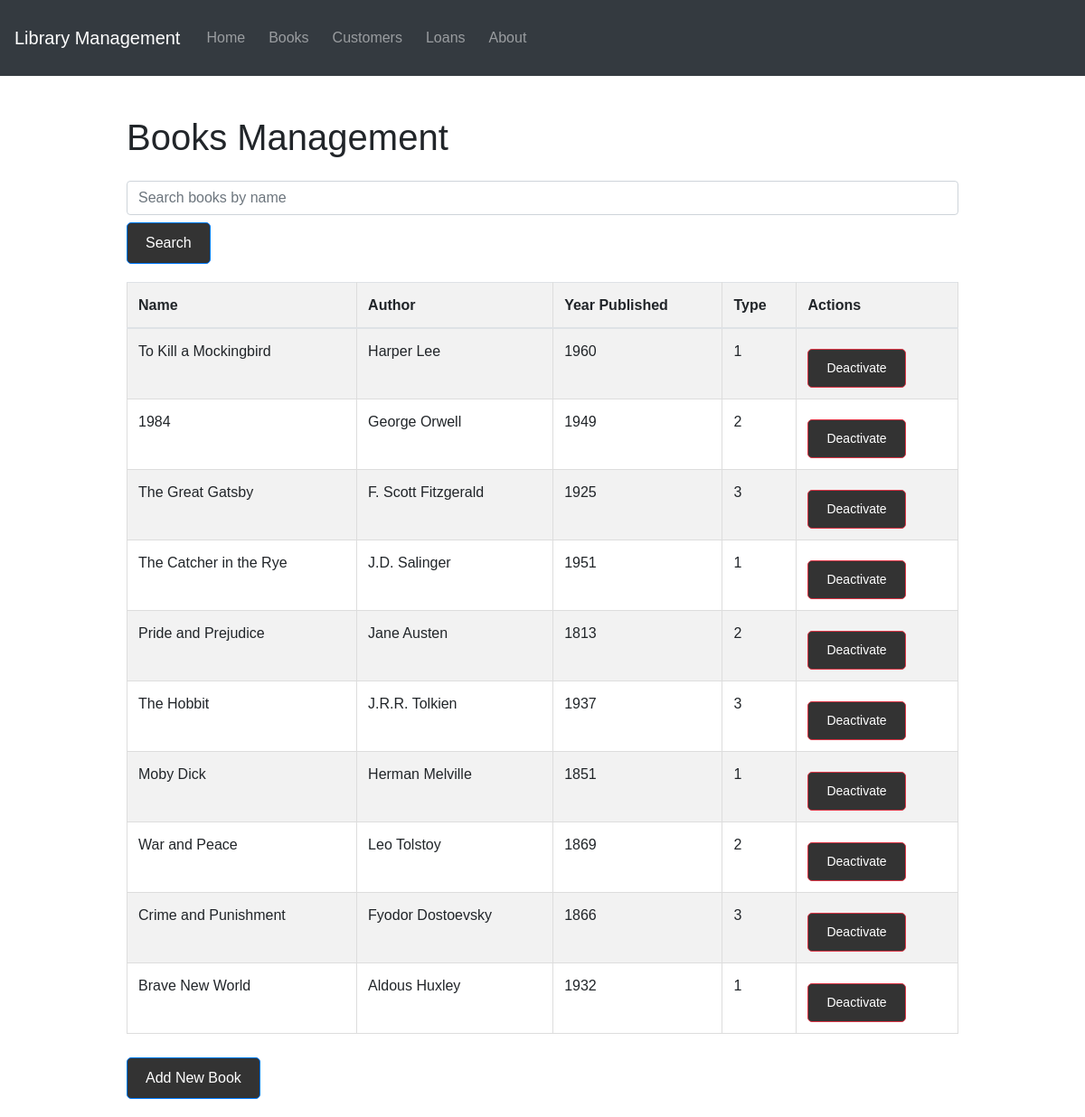
/web/books, run on the app's committed database.
### models.py (models this page shows)
class Book(db.Model):
    book_id = db.Column(db.Integer, primary_key=True)
    name = db.Column(db.String(100), nullable=False)
    author = db.Column(db.String(100), nullable=False)
    year_published = db.Column(db.Integer, nullable=False)
    book_type = db.Column(db.Integer, nullable=False)
    is_active = db.Column(db.Boolean, default=True)
    loans = db.relationship('Loan', back_populates='book')

### routes.py (the view)
@app.route('/web/books')
def web_books():
    try:
        books = Book.query.filter_by(is_active=True).all()
        return render_template('books.html', books=books)
    except Exception as e:
        logger.error(f"Error in web_books route: {str(e)}")
        return "An error occurred", 500

### templates/books.html (shortened to what this page needs)
{% extends "base.html" %}
{% block content %}
<h1 class="mb-4">Books Management</h1>
<div class="mb-3">
    <input type="text" id="bookSearch" class="form-control" placeholder="Search books by name">
    <button onclick="searchBooks()" class="btn btn-primary mt-2">Search</button>
</div>
<table id="booksTable" class="table table-striped">
    <thead>
        <tr>
            <th>Name</th>
            <th>Author</th>
            <th>Year Published</th>
            <th>Type</th>
            <th>Actions</th>
        </tr>
    </thead>
    <tbody>
        {% for book in books %}
        <tr>
            <td>{{ book.name }}</td>
            <td>{{ book.author }}</td>
            <td>{{ book.year_published }}</td>
            <td>{{ book.book_type }}</td>
            <td>
                <button onclick="deactivateBook({{ book.book_id }})" class="btn btn-danger btn-sm">Deactivate</button>
            </td>
        </tr>
        {% endfor %}
    </tbody>
</table>
<button type="button" class="btn btn-primary" data-toggle="modal" data-target="#addBookModal">
    Add New Book
</button>
{% endblock %}

### templates/base.html (shortened to what this page needs)
<!DOCTYPE html>
<html lang="en">
<head>
    <link rel="stylesheet" href="https://stackpath.bootstrapcdn.com/bootstrap/4.5.2/css/bootstrap.min.css">
    <link rel="stylesheet" href="{{ url_for('static', filename='css/style.css') }}">
</head>
<body>
    <nav class="navbar navbar-expand-lg navbar-dark bg-dark">
        <a class="navbar-brand" href="/">Library Management</a>
        <div class="collapse navbar-collapse" id="navbarNav">
            <ul class="navbar-nav">
                <li class="nav-item">
                    <a class="nav-link" href="/">Home</a>
                </li>
                <li class="nav-item">
                    <a class="nav-link" href="/web/books">Books</a>
                </li>
                <li class="nav-item">
                    <a class="nav-link" href="/web/customers">Customers</a>
                </li>
                <li class="nav-item">
                    <a class="nav-link" href="/web/loans">Loans</a>
                </li>
                <li class="nav-item">
                    <a class="nav-link" href="/web/about">About</a>
                </li>
            </ul>
        </div>
    </nav>
    <div class="container mt-4">
        {% block content %}{% endblock %}
    </div>
</body>
</html>

### static/css/style.css (style rules this page uses)
body { font-family: Arial, sans-serif; line-height: 1.6; margin: 0; padding: 0; }
.container { width: 80%; margin: auto; overflow: hidden; padding: 20px; }
.navbar { background-color: #333; color: #fff; padding: 1rem; }
.navbar ul { padding: 0; list-style: none; }
.navbar li { display: inline; padding: 5px; }
.navbar a { color: #fff; text-decoration: none; }
table { width: 100%; border-collapse: collapse; margin-top: 20px; }
table, th, td { border: 1px solid #ddd; }
th, td { padding: 12px; text-align: left; }
th { background-color: #f2f2f2; }
.btn { display: inline-block; background: #333; color: #fff; padding: 10px 20px; text-decoration: none; border-radius: 5px; margin-top: 10px; }

### data on the page
Book: name "To Kill a Mockingbird", author "Harper Lee", year_published "1960", book_type "1"
Book: name "1984", author "George Orwell", year_published "1949", book_type "2"
Book: name "The Great Gatsby", author "F. Scott Fitzgerald", year_published "1925", book_type "3"
Book: name "The Catcher in the Rye", author "J.D. Salinger", year_published "1951", book_type "1"
Book: name "Pride and Prejudice", author "Jane Austen", year_published "1813", book_type "2"
Book: name "The Hobbit", author "J.R.R. Tolkien", year_published "1937", book_type "3"
Book: name "Moby Dick", author "Herman Melville", year_published "1851", book_type "1"
Book: name "War and Peace", author "Leo Tolstoy", year_published "1869", book_type "2"
Book: name "Crime and Punishment", author "Fyodor Dostoevsky", year_published "1866", book_type "3"
Book: name "Brave New World", author "Aldous Huxley", year_published "1932", book_type "1"
